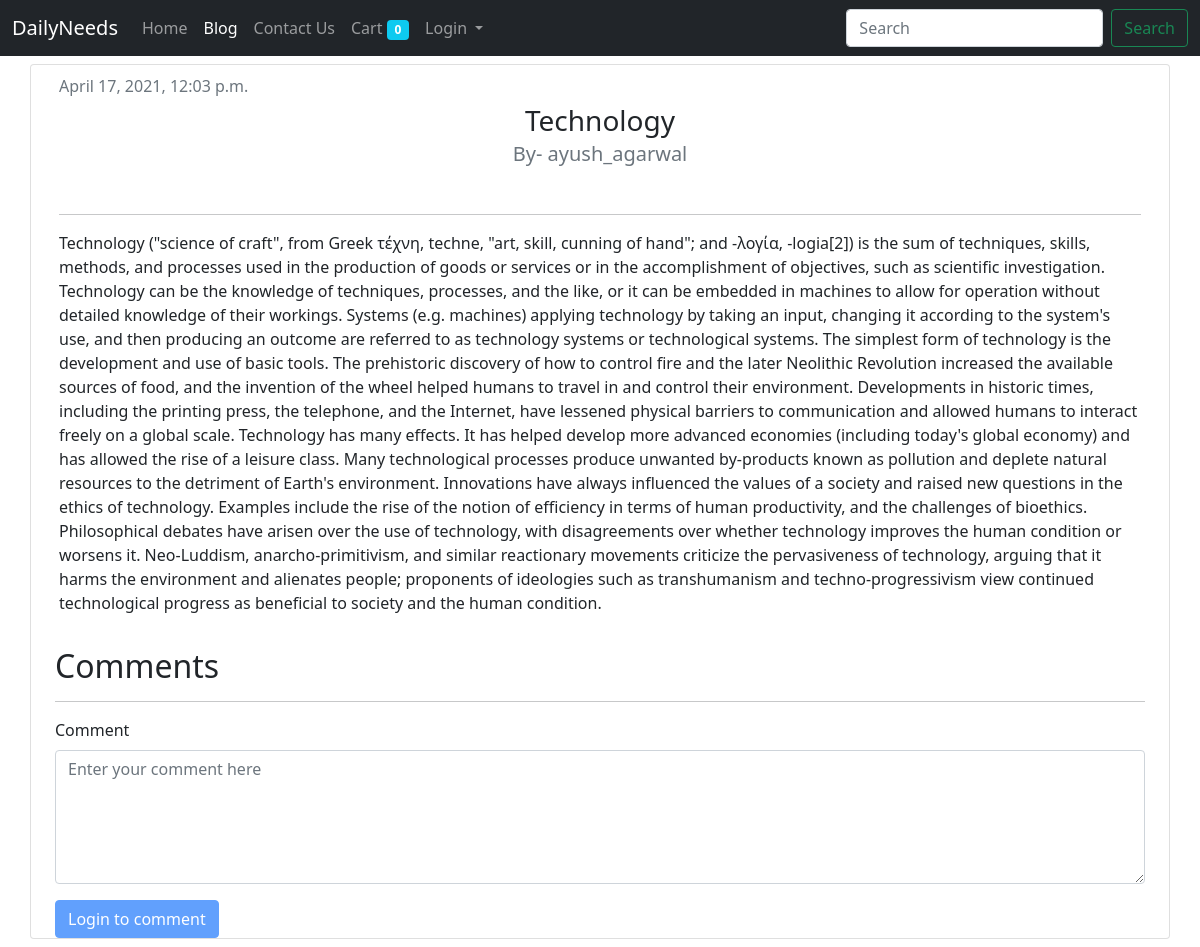
Screenshot of /blog/technology with the database file from the repository.
### blog/models.py (models this page shows, shortened)
class Post(models.Model):
    title = models.CharField(max_length=1000)
    author = models.ForeignKey(User, on_delete=models.CASCADE)
    content = models.TextField()
    slug = models.SlugField(max_length=1000, unique=True, blank=True)
    timestamp = models.DateTimeField(default=now)

### blog/views.py (the view)
# urls.py: path('<str:slug>',views.post,name='post'),
def post(request,slug):
    post=Post.objects.filter(slug=slug).first()
    comments=BlogComment.objects.filter(post=post,parent=None)
    context={'post':post,'comments':comments}
    return render(request,'blog/blogPost.html',context)

### home/templates/blog/blogPost.html (shortened to what this page needs)
{% extends 'home/index.html' %}
{% block blogactive %}
  active
{% endblock blogactive %}
{% block main %}
{% load static %}
<div class="card m-6 my-2 container" style="width: 100%;">
    <div class="card-body">
        <h6 class="card-subtitle mb-2 text-muted">{{post.timestamp}}</h6>
      <h3 class="card-title text-center">{{post.title}}</h3>
      <h5 class="card-subtitle mb-2 text-muted text-center">By- {{post.author}}</h5>
      <br><hr>
      <p class="card-text-center">{{post.content}}</p>
    </div>
    <div class="container">
    <h2>Comments</h2>
    <hr>
    <form class="row g-3" action="/blog/postcomment" method="post">
            <div class="col-md-12">
              <label for="inputEmail4" class="form-label">Comment</label>
              <textarea type="text" class="form-control" id="inputEmail4" placeholder="Enter your comment here" cols="30" rows="5" name="comment"></textarea>
            </div>
            <div class="col-12">
                {% if user.is_authenticated %}
              <button type="submit" class="btn btn-primary">Submit</button>
              {% else %}
              <button type="submit" class="btn btn-primary " disabled>Login to comment</button>
              {% endif %}
            </div>
    </form>
</div>
  </div>
{% endblock main %}

### rows the page displays
Post: timestamp "April 17, 2021, 12:03 p.m.", title "Technology", author "ayush_agarwal", content "Technology (\"science of craft\", from Greek τέχνη, techne, \"art, skill, cunning of hand\"; and -λογία, -logia[2]) is the sum of techniques, skills, methods, and processes used in the production of goods or services or in the accomplishment of objectives, such as scientific investigation. Technology can be the knowledge of techniques, processes, and the like, or it can be embedded in machines to allow for operation without detailed knowledge of their workings. Systems (e.g. machines) applying technology by taking an input, changing it according to the system's use, and then producing an outcome are referred to as technology systems or technological systems. The simplest form of technology is…"
